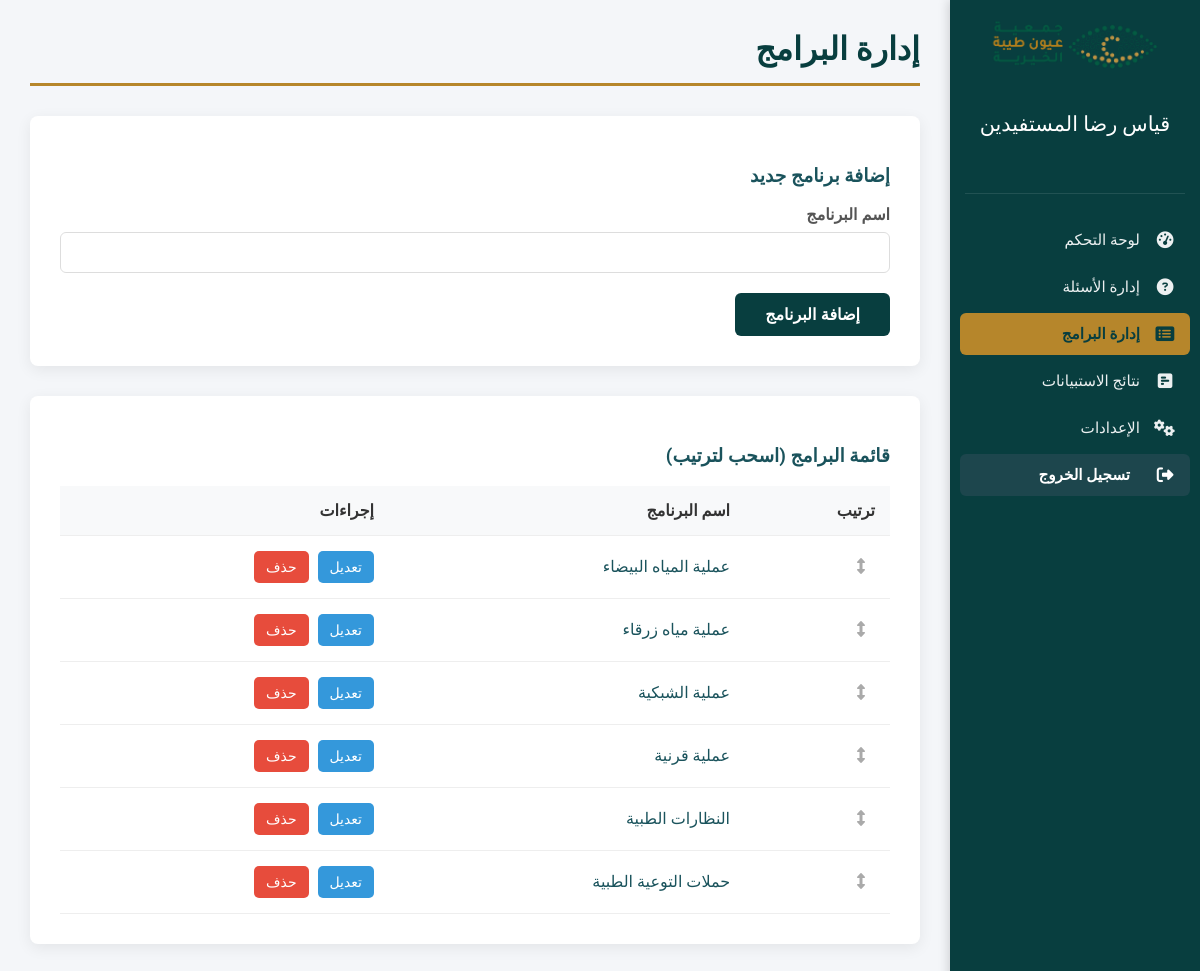
Screenshot of /admin/programs.php (signed in) with the database file from the repository.
### tables this page shows
CREATE TABLE `settings` (
  `id` int(11) NOT NULL,
  `site_name` varchar(255) NOT NULL,
  `system_name` varchar(255) NOT NULL,
  `logo_path` varchar(255) DEFAULT NULL,
  `primary_font_url` varchar(255) DEFAULT NULL,
  `primary_font_name` varchar(100) DEFAULT NULL,
  `primary_color` varchar(7) DEFAULT '#1a535c',
  `secondary_color` varchar(7) DEFAULT '#f7b538'
);

CREATE TABLE `programs` (
  `id` int(11) NOT NULL,
  `program_name` varchar(255) NOT NULL,
  `program_order` int(11) NOT NULL DEFAULT 0
);

### admin/programs.php (the view, shortened to what this page needs)
<?php
require_once __DIR__ . "/../functions.php";
require_once __DIR__ . "/../db.php";
$settings = get_latest_settings($conn);
$programs = get_all_programs($conn);
?>
<!DOCTYPE html>
<html lang="ar" dir="rtl">
<?php echo get_admin_head($settings, "إدارة البرامج"); ?>
<body>
    <div class="admin-wrapper">
        <div class="sidebar">
            <?php echo get_admin_header($settings); ?>
        </div>
        <div class="main-content">
            <h1>إدارة البرامج</h1>
            <div class="form-container">
                <h3>إضافة برنامج جديد</h3>
                <form action="programs.php" method="post" class="admin-form">
                    <div class="form-group">
                        <label for="program_name">اسم البرنامج</label>
                        <input type="text" id="program_name" name="program_name" required>
                    </div>
                    <button type="submit" name="add_program">إضافة البرنامج</button>
                </form>
            </div>
            <div class="table-container">
                <h3>قائمة البرامج (اسحب لترتيب)</h3>
                <div class="table-responsive">
                    <table class="table">
                        <thead>
                            <tr>
                                <th>ترتيب</th>
                                <th>اسم البرنامج</th>
                                <th>إجراءات</th>
                            </tr>
                        </thead>
                        <tbody id="sortable-programs">
                            <?php foreach ($programs as $program): ?>
                                <tr data-id="<?php echo $program['id']; ?>">
                                    <td><i class="fas fa-arrows-alt-v sortable-handle"></i></td>
                                    <td class="program-name"><?php echo htmlspecialchars($program['program_name']); ?></td>
                                    <td>
                                        <button class="btn-edit edit-btn" data-id="<?php echo $program['id']; ?>" data-name="<?php echo htmlspecialchars($program['program_name']); ?>">تعديل</button>
                                        <a href="?delete=<?php echo $program['id']; ?>" class="btn-delete" onclick="return confirm('هل أنت متأكد من رغبتك في حذف هذا البرنامج؟');">حذف</a>
                                    </td>
                                </tr>
                            <?php endforeach; ?>
                        </tbody>
                    </table>
                </div>
            </div>
        </div>
    </div>
</body>
</html>

### functions.php (shortened to what this page needs)
<?php
function get_all_programs($conn) {
    $sql = "SELECT * FROM programs ORDER BY program_order ASC";
    $result = $conn->query($sql);
    $programs = [];
    if ($result->num_rows > 0) {
        while ($row = $result->fetch_assoc()) {
            $programs[] = $row;
        }
    }
    return $programs;
}
function get_latest_settings($conn) {
    $sql = "SELECT * FROM settings ORDER BY id DESC LIMIT 1";
    $result = $conn->query($sql);
    if ($result && $result->num_rows > 0) { return $result->fetch_assoc(); }
    return [
        "site_name" => "نظام الاستبيانات",
        "system_name" => "لوحة التحكم",
        "logo_path" => "",
        "primary_font_url" => "https://fonts.googleapis.com/css2?family=Tajawal:wght@400;500;700&display=swap",
        "primary_font_name" => "Tajawal",
        "primary_color" => "#1a535c",
        "secondary_color" => "#f7b538"
    ];
}
function get_admin_header($settings) {
    $logo_html = "";
    if (!empty($settings["logo_path"])) {
        $logo_path = "../" . htmlspecialchars($settings["logo_path"]);
        $logo_html = "<img src=\"{$logo_path}\" alt=\"" . htmlspecialchars($settings["site_name"]) . " Logo\" style=\"max-height: 50px; margin-bottom: 10px;\">";
    } else {
        $logo_html = "<h3 class=\"site-name2\">" . htmlspecialchars($settings["site_name"]) . "</h3>";
    }
    $current_page = basename($_SERVER['PHP_SELF']);
    $menu_items = [
        'dashboard.php' => ['icon' => 'fa-tachometer-alt', 'text' => 'لوحة التحكم'],
        'questions.php' => ['icon' => 'fa-question-circle', 'text' => 'إدارة الأسئلة'],
        'programs.php' => ['icon' => 'fa-list-alt', 'text' => 'إدارة البرامج'],
        'survey_results.php' => ['icon' => 'fa-poll-h', 'text' => 'نتائج الاستبيانات'],
        'settings.php' => ['icon' => 'fa-cogs', 'text' => 'الإعدادات'],
    ];
    $menu_html = "<ul>";
    foreach ($menu_items as $url => $item) {
        $active_class = ($current_page == $url) ? 'active' : '';
        $menu_html .= "<li><a href=\"{$url}\" class=\"{$active_class}\"><i class=\"fas {$item['icon']}\"></i> <span>{$item['text']}</span></a></li>";
    }
    $menu_html .= "<li><a href=\"logout.php\" class=\"logout-btn\"><i class=\"fas fa-sign-out-alt\"></i> <span>تسجيل الخروج</span></a></li>";
    $menu_html .= "</ul>";
    return "<div class=\"sidebar-header\">{$logo_html}<h4 class=\"system-title\">" . htmlspecialchars($settings["system_name"]) . "</h4></div><div class=\"sidebar-separator\"></div>{$menu_html}";
}
function get_admin_head($settings, $page_title = "لوحة التحكم") {
    $font_name = $settings['primary_font_name'] ?? 'Tajawal';
    $font_url = $settings['primary_font_url'] ?? '';
    $head = "<head>
        <meta charset=\"UTF-8\">
        <meta name=\"viewport\" content=\"width=device-width, initial-scale=1.0\">
        <title>" . htmlspecialchars($page_title) . " - " . htmlspecialchars($settings["system_name"]) . "</title>
        <link rel=\"stylesheet\" href=\"../css/style.css\">
        <link rel=\"stylesheet\" href=\"https://cdnjs.cloudflare.com/ajax/libs/font-awesome/6.4.0/css/all.min.css\">";
    if (!empty($font_url)) {
        $head .= "<link href=\"" . htmlspecialchars($font_url) . "\" rel=\"stylesheet\">";
    }
    $head .= "<style>
            body { font-family: '" . htmlspecialchars($font_name) . "', sans-serif; }
            :root {
                --primary-color: " . htmlspecialchars($settings["primary_color"] ?? '#1a535c') . ";
                --secondary-color: " . htmlspecialchars($settings["secondary_color"] ?? '#f7b538') . ";
            }
        </style>
    </head>";
    return $head;
}
?>

### css/style.css (style rules this page uses)
:root { --primary-color: #1a535c; --secondary-color: #f7b538; --danger-color: #e74c3c; --success-color: #27ae60; --info-color: #3498db; --light-bg: #f4f6f9; --white-color: #ffffff; --text-color: #1a535c; --sidebar-width: 250px; }
body { font-family: 'Tajawal', sans-serif; background-color: var(--light-bg); margin: 0; direction: rtl; color: var(--text-color); }
.admin-wrapper { display: flex; min-height: 100vh; }
.sidebar { width: var(--sidebar-width); background-color: var(--primary-color); color: var(--white-color); display: flex; flex-direction: column; position: fixed; top: 0; right: 0; bottom: 0; box-shadow: -2px 0 10px rgba(0,0,0,0.15); z-index: 1001; transition: right 0.3s ease-in-out; }
.sidebar-header { padding: 20px 15px; text-align: center; }
.system-title { font-size: 1.3rem; font-weight: 500; color: var(--white-color); }
.sidebar-separator { height: 1px; background-color: rgba(255,255,255,0.1); margin: 10px 15px; }
.sidebar ul { list-style: none; padding: 15px 10px; margin: 0; flex-grow: 1; overflow-y: auto; }
.sidebar ul li a { color: #ecf0f1; text-decoration: none; display: flex; align-items: center; padding: 12px 15px; border-radius: 6px; margin-bottom: 5px; transition: background-color 0.2s, color 0.2s; font-size: 0.95rem; }
.sidebar ul li a.active, .sidebar ul li a:hover { background-color: var(--secondary-color); color: var(--primary-color); font-weight: 700; }
.sidebar ul li a i { margin-left: 15px; width: 20px; text-align: center; font-size: 1.1em; }
.sidebar ul li a span { flex-grow: 1; }
.logout-btn { color: #f1c40f; text-decoration: none; display: flex; align-items: center; justify-content: center; gap: 10px; padding: 20px; background-color: rgba(0,0,0,0.2); font-weight: bold; transition: background-color 0.3s; }
.main-content { flex-grow: 1; padding: 30px; margin-right: var(--sidebar-width); transition: margin-right 0.3s ease-in-out; }
.main-content h1 { color: var(--primary-color); border-bottom: 3px solid var(--secondary-color); padding-bottom: 15px; margin-top: 0; margin-bottom: 30px; }
.sidebar ul a.logout-btn { color: #fff !important; background-color: #1d464d !important; }
.sidebar ul a { justify-content: flex-start; }
.table-responsive { overflow-x: auto; width: 100%; -webkit-overflow-scrolling: touch; }
.form-container, .table-container { background-color: var(--white-color); padding: 30px; border-radius: 8px; box-shadow: 0 4px 15px rgba(0,0,0,0.07); margin-bottom: 30px; overflow: hidden; }
.table-responsive { overflow-x: auto; }
.table { width: 100%; border-collapse: collapse; }
table th, table td { padding: 15px; text-align: right; border-bottom: 1px solid #eee; vertical-align: middle; }
table th { background-color: #f8f9fa; font-weight: bold; color: #333; }
.btn-edit, .btn-delete, .btn-action { padding: 8px 12px; border: none; border-radius: 5px; color: white !important; text-decoration: none; cursor: pointer; font-size: 14px; margin-left: 5px; display: inline-flex; align-items: center; gap: 5px; transition: opacity 0.3s, transform 0.2s; }
.btn-edit { background-color: var(--info-color); }
.btn-delete { background-color: var(--danger-color); }
.admin-form .form-group { margin-bottom: 20px; }
.admin-form label { display: block; margin-bottom: 8px; font-weight: bold; color: #555; }
.admin-form input, .admin-form textarea, .admin-form select { width: 100%; padding: 12px; border: 1px solid #ddd; border-radius: 6px; font-family: 'Tajawal', sans-serif; box-sizing: border-box; }
.admin-form button[type="submit"] { background-color: var(--primary-color); color: white; padding: 12px 30px; border: none; border-radius: 6px; cursor: pointer; font-size: 16px; font-weight: bold; }

### admin/programs.php (style rules this page uses)
.sortable-handle { cursor: move; color: #aaa; margin: 0 10px; }

### rows the page displays
settings: logo_path (picture), system_name "قياس رضا المستفيدين"
programs: program_name "عملية المياه البيضاء"
programs: program_name "عملية مياه زرقاء"
programs: program_name "عملية الشبكية"
programs: program_name "عملية قرنية"
programs: program_name "النظارات الطبية"
programs: program_name "حملات التوعية الطبية"

### other values shown
$item['text'] "لوحة التحكم"
$item['text'] "إدارة الأسئلة"
$item['text'] "إدارة البرامج"
$item['text'] "نتائج الاستبيانات"
$item['text'] "الإعدادات"
